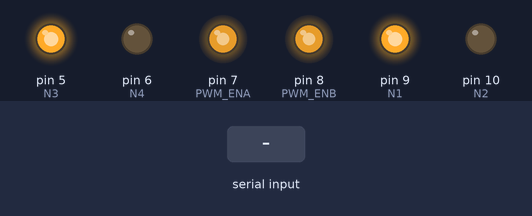
Bench run of a sketch on a simulated Arduino Uno, built with avr-gcc and run on an emulated ATmega328P. Parts: output pins drawn as LEDs (lit = HIGH). Inputs (shaded band) come from the test bench.

Above: at 1.2 s.
1.3 s: "D" received over Serial
At 1.8 s:
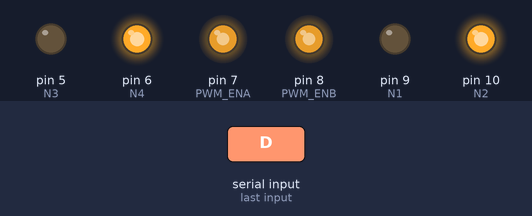
2.8 s: "L" received over Serial
At 4.0 s:
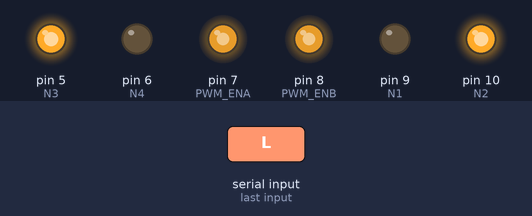
4.3 s: "R" received over Serial
At 5.3 s:
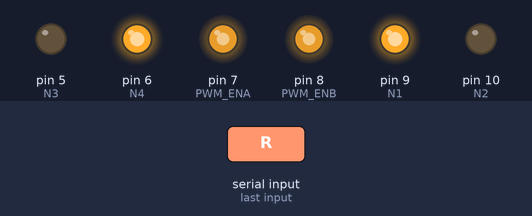
5.8 s: "S" received over Serial
At 6.5 s:
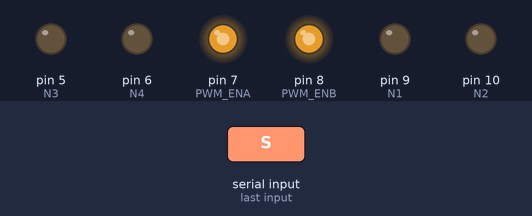
7.3 s: "0" received over Serial
At 8.5 s:
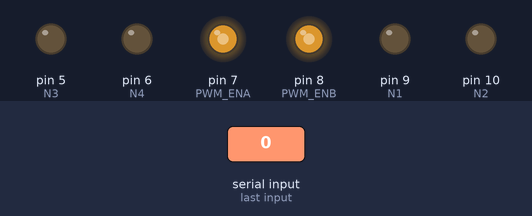
8.8 s: "U" received over Serial
At 10.0 s:
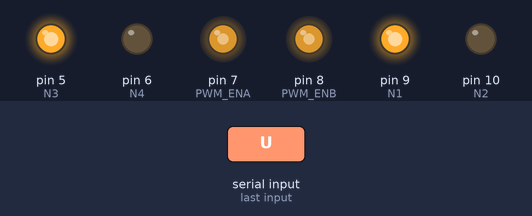
Timing chart, 0 to 11.3 s (numbered marks = the images above; inputs shaded):
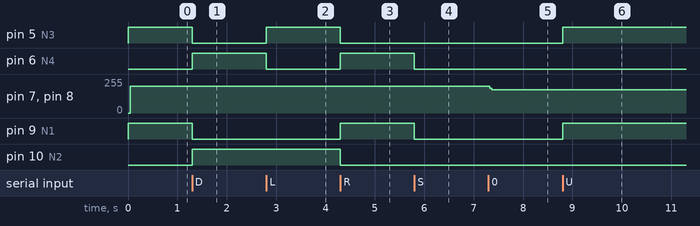

The sketch:

_56910.ino
```cpp
const int N1 = 9;
const int N2 = 10;
const int N3 = 5;
const int N4 = 6;
const int PWM_ENA = 7;
const int PWM_ENB = 8;
int RATE = 800;

void Forword()
{
  digitalWrite(N1,HIGH);
  digitalWrite(N2,LOW);
  digitalWrite(N3,HIGH);
  digitalWrite(N4,LOW);
}
void Backword()
{
  digitalWrite(N1,LOW);
  digitalWrite(N2,HIGH);
  digitalWrite(N3,LOW);
  digitalWrite(N4,HIGH);
}
void TurnLeft()
{
  digitalWrite(N1,LOW);
  digitalWrite(N2,HIGH);
  digitalWrite(N3,HIGH);
  digitalWrite(N4,LOW);
}
void TurnRight()
{
  digitalWrite(N1,HIGH);
  digitalWrite(N2,LOW);
  digitalWrite(N3,LOW);
  digitalWrite(N4,HIGH);
}
void Stop()
{
  digitalWrite(N1,LOW);
  digitalWrite(N2,LOW);
  digitalWrite(N3,LOW);
  digitalWrite(N4,LOW);
}
void PWM_PLUS(int rate )
{

    digitalWrite(PWM_ENA,HIGH);
     digitalWrite(PWM_ENB,HIGH);
    delayMicroseconds(RATE);
    digitalWrite(PWM_ENA,LOW);
    digitalWrite(PWM_ENB,LOW);
    delayMicroseconds(1000-RATE);
}
void setup() {
  // put your setup code here, to run once:
  Serial.begin(9600);
  pinMode(N1,OUTPUT);
  pinMode(N2,OUTPUT);
  pinMode(N3,OUTPUT);
  pinMode(N4,OUTPUT);
  pinMode(PWM_ENA,OUTPUT);
  pinMode(PWM_ENB,OUTPUT);

  Forword();
}
void loop() {
  // put your main code here, to run repeatedly:
  PWM_PLUS(RATE);//调速函数，通过ENA输出PWM脉冲
  while(Serial.available()>0)
   {
     char c=Serial.read();

      if(c=='U')
        {
          Forword();
        }
      else if(c == 'D')
      {
        Backword();
      }
      else if(c == 'L')
      {
        TurnLeft();
      }
      else if(c == 'R')
      {
        TurnRight();
      }
      else if(c == 'S')
      {
        Stop();
      }
      else if(c == '3')
      {
        RATE=1000;
        PWM_PLUS(RATE);
      }
        else if(c == '2')
      {
        RATE=900;
        PWM_PLUS(RATE);
      }
        else if(c == '1')
      {
        RATE=800;
        PWM_PLUS(RATE);
      }
        else if(c == '0')
      {
        RATE=700;
        PWM_PLUS(RATE);
      }
   }
}
```

Measured:
- after the input at 1.3 s, pin 5 (N3), pin 9 (N1): HIGH → LOW at once; pin 6 (N4), pin 10 (N2): LOW → HIGH at once
- after the input at 2.8 s, pin 5 (N3): LOW → HIGH at once; pin 6 (N4): HIGH → LOW at once
- after the input at 4.3 s, pin 5 (N3), pin 10 (N2): HIGH → LOW at once; pin 6 (N4), pin 9 (N1): LOW → HIGH at once
- after the input at 5.8 s, pin 6 (N4), pin 9 (N1): HIGH → LOW at once
- after the input at 7.3 s, pin 7 (PWM_ENA), pin 8 (PWM_ENB): 201/255 → 175/255 at once
- after the input at 8.8 s, pin 5 (N3), pin 9 (N1): LOW → HIGH at once
